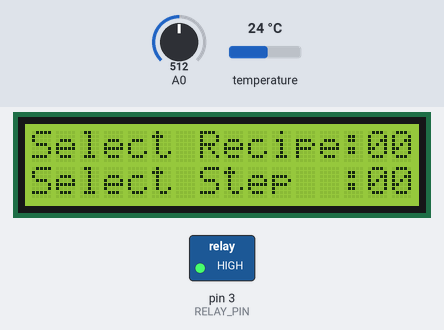
Bench run of a sketch on a simulated Arduino Uno, built with avr-gcc and run on an emulated ATmega328P. Shown: 16×2 character LCD, switched loads named in the sketch (green lamp = pin HIGH). Inputs (shaded band) come from the test bench; at power-on: A0 = 512, temperature 24 °C. EEPROM starts erased; what the sketch prints to the serial monitor is not drawn.

Above: at 4.5 s.
4.6 s: A0 set to 631
6.1 s: A0 set to 668
At 7.4 s:
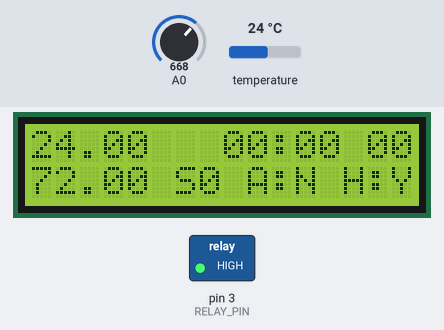
9.7 s: temperature set to 12 °C
At 10.7 s:
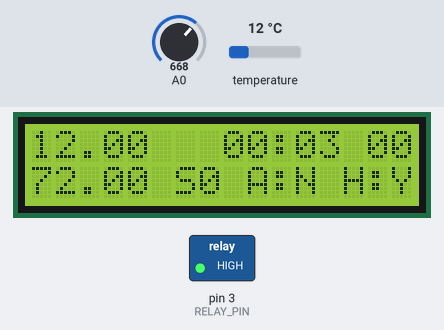
12.5 s: temperature set to 19 °C
At 14.1 s:
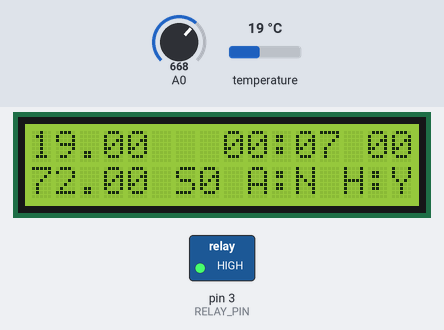
14.8 s: temperature set to 28 °C
At 17.5 s:
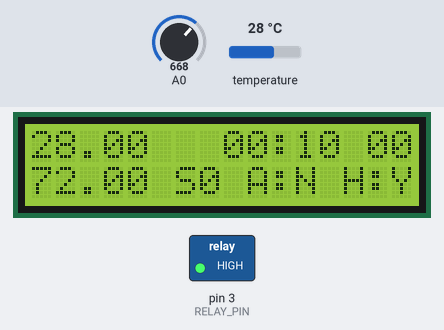
Timing chart, 0 to 18.1 s (numbered marks = the images above; inputs shaded):
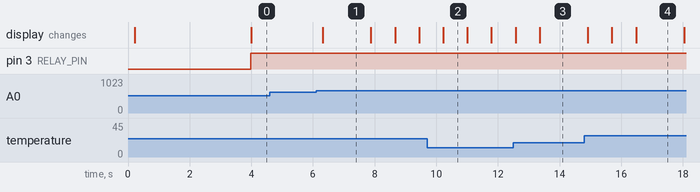

Measured:
- the behaviour switches between 649 and 650 on A0 (found by bisection; images 0 and 1)
- after the input at 4.6 s, every drawn part: stays the same
- after the input at 6.1 s, the display: changes after 0.22 s (image 1)
- what the display in image 1 shows lasts 1.6 s, from 6.3 s to 7.9 s
- what the display in image 2 shows lasts 0.8 s, from 10.2 s to 11.0 s

The sketch:

ArduMash.ino.ino
```cpp
#include <OneWire.h>
#include <DallasTemperature.h>
#include <LiquidCrystal.h>
#include <SoftwareSerial.h>
#include <EEPROM.h>
#include <DB.h>

// Temprature Probe Settings
#define ONE_WIRE_BUS 2   // Pin the Temprature probe is attached to
OneWire oneWire(ONE_WIRE_BUS); // Setup a oneWire instance to communicate with any OneWire devices (not just Maxim/Dallas temperature ICs)
DallasTemperature sensors(&oneWire); // Pass our oneWire reference to Dallas Temperature.
DeviceAddress insideThermometer; // arrays to hold device addresses

// Display Setting
// initialize the library with the numbers of the interface pins
LiquidCrystal lcd(8, 9, 4, 5, 6, 7);

// Button Values
#define btnRIGHT  0
#define btnUP     1
#define btnDOWN   2
#define btnLEFT   3
#define btnSELECT 4
#define btnNONE   5
#define buttonDelay 350
unsigned long lastInput;

// Relay Switch Settings
#define RELAY_PIN 3 // Pin the relay is attached to

// Recipe Structure
struct recipeStep {
  byte          recipe;       // currently not used, 0 is reserved, and should not be used.
  byte          recipeStep;   // currently not used
  float         targetTemp;   // Temprature that the system trys to hold, cool down is currently not possible
  unsigned long duration;     // Duration of the step, if 0 the step ends when Temprature is reached
  bool          autoContinue; // User input needed, to go to the next step
  unsigned long startTime;    // filled furing execution when step is started
  byte          stepStatus;   // 0 = Initial, 1=Running, 2= Interrupted, 3=Finished.
  byte          messageNo;  // To be shown when waiting for the confirmation
} recStep;
recipeStep recipe[1][10];  //Shoule be one Step larger then actual used steps

// ------- States -----------
// Heating State
bool  heatingState = false;
float tempC;

// Recipe State
byte currentStep = 0;
byte currentRecipe = 0;

//System State
#define ST_INIT    0 //Initial Nothing Started
#define ST_RUNNING 1 // Running
#define ST_FINISH  2 // Finished
#define ST_WAIT    3 // Wait at step end
byte systemState = ST_INIT;
byte lastSystemState = -1;

// DB Settings
DB db;
#define MY_TBL 1

void setup(void)
{
  // start serial port
  Serial.begin(9600);
  Serial.println();
  Serial.println(F("ArduMash 0.1.3"));

  Serial.print(F("Creating Table..."));
  db.create(MY_TBL,sizeof(recipeStep));
  db.open(MY_TBL);
  Serial.println(F("DONE"));

  // Recipe zero is reserved for system function
  // Recipe, Step, Temp, Duration, AutoContinue, StartTime, Status
  recipe[0][0]  = (recipeStep){1, 0,  72.0,  0, false, 0, 0, 7}; // Signal zum Einmaischen, Malz zugabe bestätigen
  recipe[0][1]  = (recipeStep){1, 1,  68.0,  60, true,  0, 0, 0}; // Maishen
  recipe[0][2]  = (recipeStep){1, 2,  72.0,  0, false, 0, 0, 1}; // Verzuckerungsrast, Nach Jod Test bestätigen
  recipe[0][3]  = (recipeStep){1, 3,  78.0,  0, true,  0, 0, 0}; // Enzymdeaktivierung.
  recipe[0][4]  = (recipeStep){1, 4,   0.0,  0, false, 0, 0, 2}; // Läutern, Nach dem Läutern Bestätigen
  recipe[0][5]  = (recipeStep){1, 5, 100.0,  0, false, 0, 0, 3}; // Kochen, signal für die erste Hopfengabe bestätigen
  recipe[0][6]  = (recipeStep){1, 6, 100.0, 30, true,  0, 0, 4}; // Kochen, signal für die zweit Hopfengabe
  recipe[0][7]  = (recipeStep){1, 7, 100.0, 30, true,  0, 0, 0}; // Kochen, signal Whirpool und umfüllen
  recipe[0][8]  = (recipeStep){1, 8,   0.0,  0, false, 0, 0, 6}; // Ende
/*
 // Recipe, Step, Temp, Duration, AutoContinue, StartTime, Status
  recipe[0][0]  = (recipeStep){1, 0,  72.0,  1, false, 0, 0, 7}; // Signal zum Einmaischen, Malz zugabe bestätigen
  recipe[0][1]  = (recipeStep){1, 1,  68.0,  1, true,  0, 0, 0}; // Maishen
  recipe[0][2]  = (recipeStep){1, 2,  72.0,  1, false, 0, 0, 3}; // Verzuckerungsrast, Nach Jod Test bestätigen
*/
// Setup the temprature probe
  Serial.println();
  Serial.println(F("Starting Temprature Probe Steup"));
  sensors.begin();

// locate devices on the bus
  Serial.print(F("Found "));
  Serial.print(sensors.getDeviceCount(), DEC);
  Serial.println(F(" devices."));

// search for devices on the bus and assign based on an index.
  if (!sensors.getAddress(insideThermometer, 0)) Serial.println(F("Unable to find address for Device 0"));

  Serial.println(F("Temprature Probe Steup DONE"));

// set the relay digital pin as output:
  Serial.println();
  Serial.println(F("Starting Relay Steup"));
  pinMode(RELAY_PIN, OUTPUT);
  Serial.print(F("Relay set to pin:"));
  Serial.println(RELAY_PIN);
  Serial.println(F("Relay Steup DONE"));

// set up the LCD's number of columns and rows:
  Serial.println();
  Serial.println(F("Starting Display Steup"));
  lcd.begin(16, 2);
  lcd.clear();
  Serial.println(F("Display Setup DONE"));
  bootScreen(); //Bullshit screen with no function
  delay(3000);  //Everybody needs time to read the screen
  Serial.println(F("SETUP COMPLETE"));
  Serial.println();

} // End Setup


void loop(void)
{
 sensors.requestTemperatures(); //Get a new temprature reading from all sensors
 tempC = sensors.getTempC(insideThermometer); // Update Mash Temprature
// run through all controller
 stepController(recipe[currentRecipe][currentStep]);
 heaterController(recipe[currentRecipe][currentStep]);
 inputController();
 screenController();
} // End Loop

/////////////////////////////////////////////////////////////////////////////
//------------ Controller Functions ------------------

void heaterController(recipeStep Step){
  // control the heater
  if(Step.targetTemp < tempC ) // turn heater off
  {
    heatingState = false;
  }
  else if (Step.targetTemp > (tempC + 0.5) )
  {
    heatingState = true;
  }
  switch (systemState) {
    //case ST_INIT:  // Commented out to turn on heat control during init phase.
    //  break;
    case ST_FINISH:
      heatingState = false;
      digitalWrite(RELAY_PIN, LOW);
      break;
    default:
      if(heatingState) {
        digitalWrite(RELAY_PIN, HIGH);
      }
      else {
        digitalWrite(RELAY_PIN, LOW);
      }
      break;
  }
}

void stepController(recipeStep Step){
  byte runTime;

  if(systemState==ST_FINISH or systemState == ST_INIT) return; //Recipe is done or not started no need to process steps further

  runTime = (millis() - Step.startTime) / 60000; // Get Runtime in Minutes

  // Check if end is not reached
  if(Step.duration == 0) // Means step finishes when temprature is reached.
  {
    if(tempC < Step.targetTemp) return; // Temprature not reached, return
  } else // Means step ends when time is reached
  {
    if(runTime < Step.duration) return; // Time is not up, return
  }

  //When coming by here, the end is near
  if (Step.autoContinue) {
    startStep(currentStep +1);
    return;
  }

  //When coming here, just wait.
  systemState = ST_WAIT;

}

void inputController() {
  byte lcd_key     = 0;
  lcd_key = read_LCD_buttons();  // read the buttons

  if ((millis()-lastInput) > buttonDelay) { // Only accept buttons every buttonDelay, to prevent double inputs
    switch (systemState) {
      case ST_INIT: // Recipee and Step selections
        if (lcd_key == btnUP)                          {currentRecipe = currentRecipe + 1; lastInput = millis();}
        if (lcd_key == btnDOWN and currentRecipe != 0) {currentRecipe = currentRecipe - 1; lastInput = millis();}
        if (lcd_key == btnLEFT and currentStep != 0)   {currentStep   = currentStep   - 1; lastInput = millis();}
        if (lcd_key == btnRIGHT)                       {currentStep   = currentStep   + 1; lastInput = millis();}
        if (lcd_key == btnSELECT)  {   //Start the processing
          startStep(currentStep);      //Start at the selected step
          systemState = ST_RUNNING;    //Change system state to running
          lastInput = millis();
          lcd.clear();
        }
        break;
      case ST_RUNNING:  break;
      case ST_FINISH:  break;
      case ST_WAIT:
        if (lcd_key == btnSELECT)  {   //Start the processing
          startStep(currentStep +1);
          systemState = ST_RUNNING; //running
          break;
        }
      default: break;
    }
  }
} //End inputController

void screenController() {

  // Clear LCD is a different Screen is needed, instead of doing it in th screeen, which causes flickering
  if (lastSystemState != systemState){
    lcd.clear();
  }
  switch (systemState) {
    case ST_INIT:
      if (lastSystemState != systemState){
        Serial.println (F("Recipe Selection Screen"));
      }
      initScreen();
      break;
    case ST_RUNNING:
      displayStatusScreen(insideThermometer, recipe[currentRecipe][currentStep]);
      break;
    case ST_FINISH:
      finishScreen();
      if (lastSystemState != systemState){
        Serial.println (F("Recipe Finished"));
      }
      break;
    case ST_WAIT:
      if (lastSystemState != systemState){
        waitAtStepEnd();
      }
      break;
    default:
      break;
  }
  lastSystemState = systemState;
} // End screenController


//------------  Functions ------------------
// read the buttons
byte read_LCD_buttons()
{
  int adc_key_in  = 0;
  adc_key_in = analogRead(0);      // read the value from the sensor
  // my buttons when read are centered at these valies: 0, 144, 329, 504, 741
  // we add approx 50 to those values and check to see if we are close
  if (adc_key_in > 1000) return btnNONE; // We make this the 1st option for speed reasons since it will be the most likely result
  if (adc_key_in < 50)   return btnRIGHT;
  if (adc_key_in < 250)  return btnUP;
  if (adc_key_in < 450)  return btnDOWN;
  if (adc_key_in < 650)  return btnLEFT;
  if (adc_key_in < 850)  return btnSELECT;
  return btnNONE;  // when all others fail, return this...
} //end read_LCD_buttons

// Message Class, to reduce Memory Consuption
char* getMessage(byte messageNo){
    switch (messageNo) {
    case 0: return "Einmaischen";    break;
    case 1: return "Jod Test";       break;
    case 2: return "Laeutern";        break;
    case 3: return "1. Hopfen gabe"; break;
    case 4: return "2. Hopfen gabe"; break;
    case 5: return "2. Hopfen gabe"; break;
    case 6: return "Kochen Beendet"; break;
    case 7: return "Einmaischen";    break;
    case 8: break;

    default:
      break;

    }

}

void startStep(byte Step) {
  if (systemState == ST_FINISH) return; // Don't start a step if system state is finished

  if (recipe[currentRecipe][Step].recipe == 0){ //Check if Recipe is finished and set system state to finished
    systemState = ST_FINISH;
    Serial.println(F("Recipe 0 found, system state changed to Finished"));
    return;
  }

  Serial.print(F("Starting Step:"));
  Serial.print(Step);
  Serial.print(F("; Target Temp:"));
  Serial.print(recipe[currentRecipe][Step].targetTemp);
  Serial.print(F("; Duration:"));
  Serial.print(recipe[currentRecipe][Step].duration);
  Serial.print(F("; AutoContinue:"));
  Serial.println(recipe[currentRecipe][Step].autoContinue);

  currentStep = Step;
  if (Step > 0) {
    for (int i = 0; i < Step; i++) {
      recipe[currentRecipe][i].stepStatus = 3;
      recipe[currentRecipe][i].startTime = 0;
    }
  }
  recipe[currentRecipe][currentStep].stepStatus = 1;
  recipe[currentRecipe][currentStep].startTime = millis();

} // End startStep

//------------ Screens ------------------
void waitAtStepEnd(){
//When coming here, just wait for Select.
  Serial.println(getMessage(recipe[currentRecipe][currentStep].messageNo));
  lcd.print(getMessage(recipe[currentRecipe][currentStep].messageNo));
  lcd.setCursor(0,1);
  lcd.print(F("Press Select"));
}

void finishScreen(){
  lcd.setCursor(0,0);
  lcd.print(F("Recipe: "));
  lcd.print(currentRecipe);
  lcd.setCursor(0, 1);
  lcd.print(F("Finished"));
}

void initScreen() {
  //Select Recipe
  lcd.setCursor(0,0);
  lcd.print(F("Select Recipe:"));
  lcd.setCursor(14, 0);
  if (currentRecipe < 10) lcd.print(0);
  lcd.print(currentRecipe);
  lcd.setCursor(0, 1);
  lcd.print(F("Select Step  :"));
  lcd.setCursor(14, 1);
  if (currentStep < 10) lcd.print(0);
  lcd.print(currentStep);
} //End initScreen

void displayStatusScreen(DeviceAddress deviceAddress, recipeStep Step) {

  // Current Temprature
  tempC = sensors.getTempC(deviceAddress);
  lcd.setCursor(0, 0);
  if (tempC > 0) {
    lcd.print(tempC);
  }
  else {
    lcd.print(F("No Temp"));
  }

  // Target Temprature
  lcd.setCursor(0, 1);
  lcd.print(Step.targetTemp);

  // Step
  lcd.setCursor(6, 1);
  lcd.print(F("S"));
  lcd.print(Step.recipeStep);

  // Auto Continue
  lcd.setCursor(9, 1);
  lcd.print(F("A:"));
  if (Step.autoContinue) {
    lcd.print(F("Y"));
  }
  else {
    lcd.print(F("N"));
  }

  // Heater State
  lcd.setCursor(13, 1);
  lcd.print(F("H:"));
  if (heatingState) {
    lcd.print(F("Y"));
  }
  else {
    lcd.print(F("N"));
  }

  //Time since Start
  lcd.setCursor(8, 0);
  if ((millis() - Step.startTime) / 60000 < 10) lcd.print(F("0"));       // add a 0 if less then 10 minutes
  lcd.print((millis() - Step.startTime) / 60000);                     // Print Minutes
  lcd.print(":");
  if (((millis() - Step.startTime) / 1000) % 60 < 10) lcd.print(F("0")); // add a 0 if less then 10 seconds
  lcd.print(((millis() - Step.startTime) / 1000) % 60);               // Print Seconds
  lcd.print(" ");

  // Step Duration
  if (Step.duration < 10) lcd.print(F("0")); // add a 0 if less then 10 minutes
  lcd.print(Step.duration);
} //End displayStatusScree

void bootScreen(){
  lcd.setCursor(0,0);
  lcd.print(F("ArduMash 0.1.2"));
}
```
